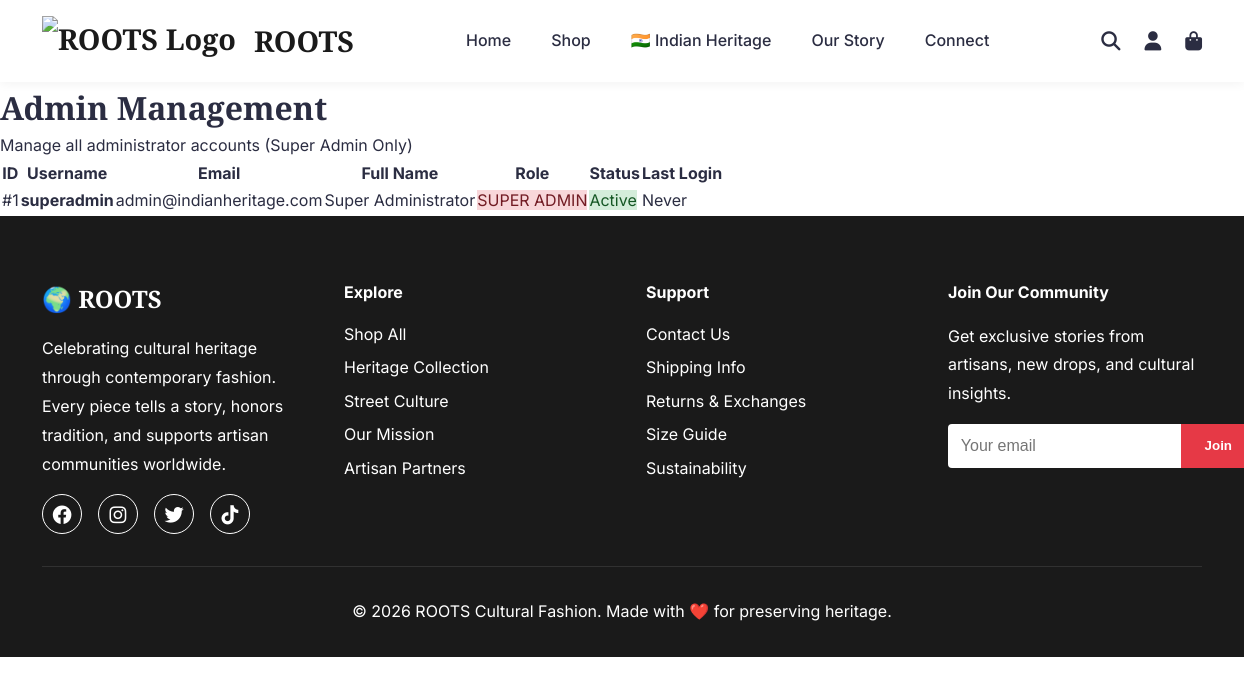
/admin/admins (signed in), run on an earlier commit of the app's database.
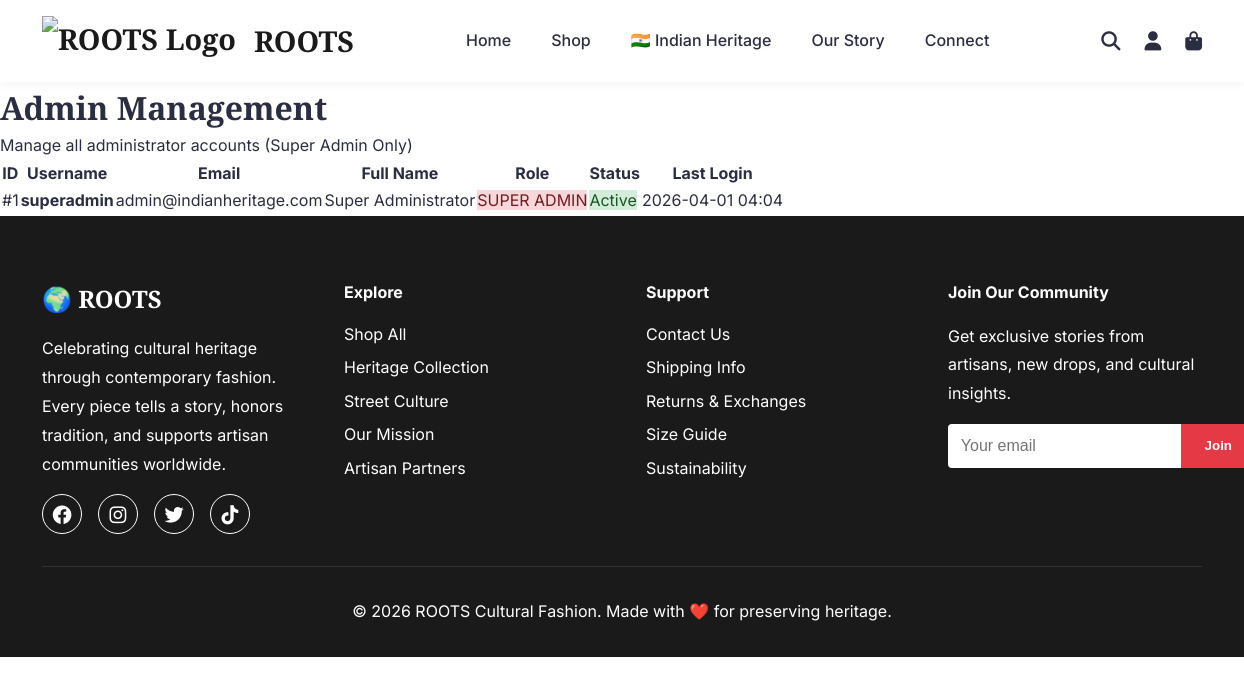
And on a later commit of the database.
### models/__init__.py (models this page shows, shortened)
class Admin(db.Model):
    __tablename__ = 'admins'
    id = db.Column(db.Integer, primary_key=True)
    email = db.Column(db.String(120), unique=True, nullable=False, index=True)
    username = db.Column(db.String(80), unique=True, nullable=False, index=True)
    password_hash = db.Column(db.String(255), nullable=False)
    full_name = db.Column(db.String(100))
    role = db.Column(db.String(20), default='admin')
    is_active = db.Column(db.Boolean, default=True)
    created_at = db.Column(db.DateTime, default=lambda: datetime.now(timezone.utc))
    updated_at = db.Column(db.DateTime, default=lambda: datetime.now(timezone.utc),
                          onupdate=lambda: datetime.now(timezone.utc))
    last_login = db.Column(db.DateTime)
    def is_super_admin(self) -> bool:
        return self.role == 'super_admin'

### controllers/admin_controller.py (the view)
@admin_bp.route('/admins')
@super_admin_required
def admins():
    all_admins = admin_service.get_all_admins()
    return render_template('admin/admins.html', admins=all_admins)

### app.py (called while the page is built)
@app.after_request
def add_cache_headers(response):
    if request.path.startswith('/static/'):
        response.cache_control.max_age = 2592000
        response.cache_control.public = True
    elif request.endpoint in ['home', 'shop', 'about', 'contact', 'indian_heritage', 'design_gallery']:
        response.cache_control.max_age = 3600
        response.cache_control.public = True
    return response

@app.before_request
def redirect_to_custom_domain():
    if env == 'production':
        if 'indian-heritage-fashion.onrender.com' in request.url:
            new_url = request.url.replace('indian-heritage-fashion.onrender.com', 'www.rootsfashion.in')
            return redirect(new_url, code=301)

@app.context_processor
def inject_now():
    return {'now': datetime.now(timezone.utc)}

### repositories/__init__.py (called while the page is built)
    @staticmethod
    def find_by_id(admin_id: int) -> Optional[Admin]:
        return Admin.query.get(admin_id)

    @staticmethod
    def find_all() -> List[Admin]:
        return Admin.query.all()

### services/__init__.py (called while the page is built)
    def get_all_admins(self):
        return self.admin_repo.find_all()

### templates/admin/admins.html (shortened to what this page needs)
{% extends "base.html" %}
{% block content %}
<div class="admin-container">
    <div class="admin-header">
        <h1>Admin Management</h1>
        <p>Manage all administrator accounts (Super Admin Only)</p>
    </div>
    <div class="admins-table-container">
        <table class="admin-table">
            <thead>
                <tr>
                    <th>ID</th>
                    <th>Username</th>
                    <th>Email</th>
                    <th>Full Name</th>
                    <th>Role</th>
                    <th>Status</th>
                    <th>Last Login</th>
                </tr>
            </thead>
            <tbody>
                {% if admins %}
                    {% for admin in admins %}
                        <tr>
                            <td>#{{ admin.id }}</td>
                            <td><strong>{{ admin.username }}</strong></td>
                            <td>{{ admin.email }}</td>
                            <td>{{ admin.full_name or 'N/A' }}</td>
                            <td>
                                <span class="badge {% if admin.role == 'super_admin' %}badge-danger{% else %}badge-info{% endif %}">
                                    {{ admin.role.upper().replace('_', ' ') }}
                                </span>
                            </td>
                            <td>
                                {% if admin.is_active %}
                                    <span class="badge badge-success">Active</span>
                                {% else %}
                                    <span class="badge badge-danger">Inactive</span>
                                {% endif %}
                            </td>
                            <td>{{ admin.last_login.strftime('%Y-%m-%d %H:%M') if admin.last_login else 'Never' }}</td>
                        </tr>
                    {% endfor %}
                {% else %}
                    <tr>
                        <td colspan="7" class="text-center">No admins found</td>
                    </tr>
                {% endif %}
            </tbody>
        </table>
    </div>
</div>
{% endblock %}

What changed in the data, as far as the page shows it:
changed Admin "superadmin": last_login "Never" → "2026-04-01 04:04"
